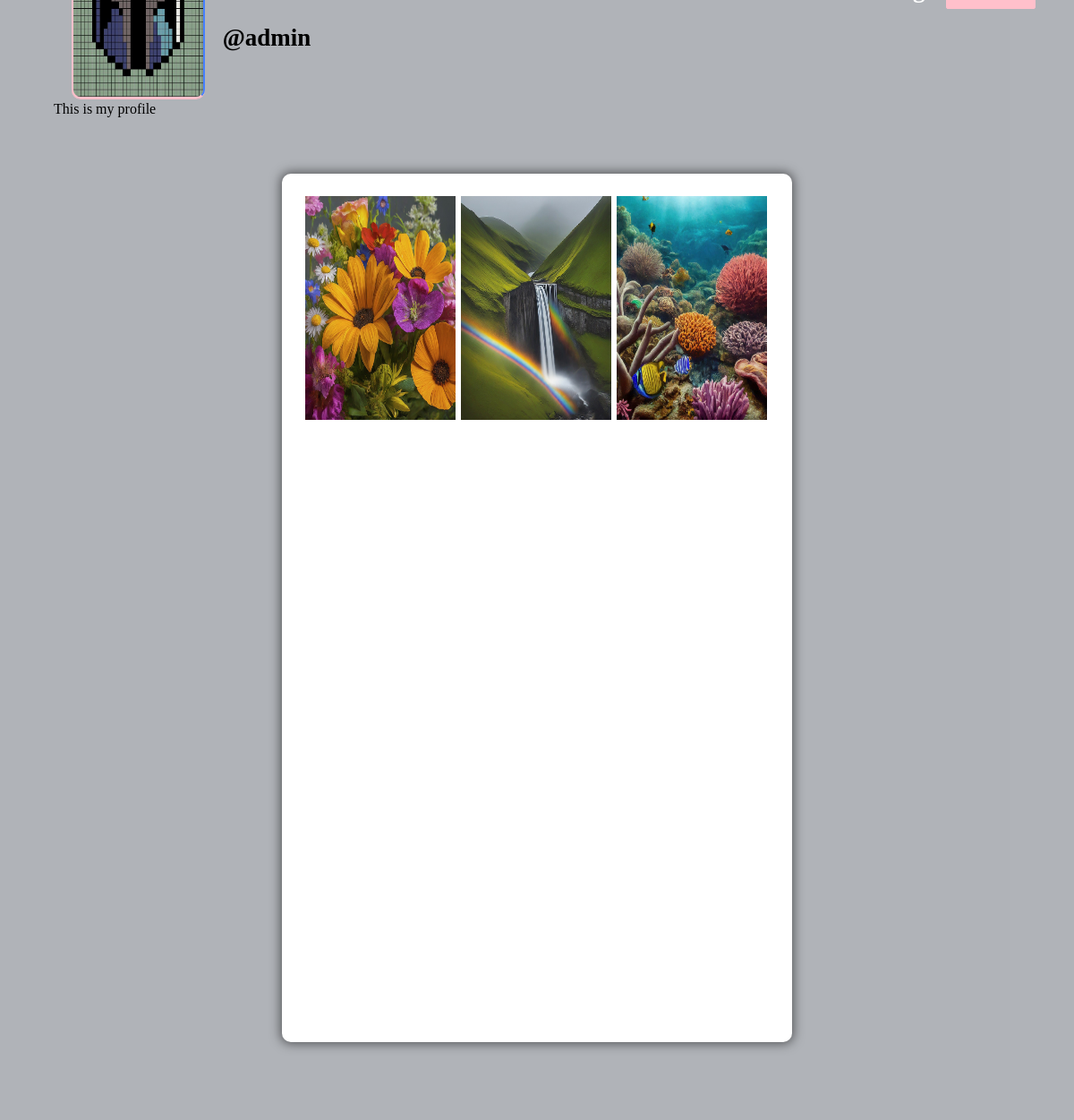
/profile/admin (signed in), run on the app's committed database.
### core/models.py (models this page shows, shortened)
class Profile(models.Model):
    user = models.ForeignKey(User, on_delete=models.CASCADE)
    userid = models.IntegerField()
    bio = models.TextField(max_length=400, blank=True, null=True)
    profile_img = models.ImageField(upload_to='profile_images/files', default='default_profile_img.png')
    location = models.CharField(max_length=100, blank=True, null=True)

class Post(models.Model):
    id = models.UUIDField(primary_key=True, default=uuid.uuid4)
    user =  models.CharField(max_length=100)
    image = models.ImageField(upload_to='post_images', blank=True, null=True)
    caption = models.CharField(max_length=100)
    created_at = models.DateTimeField(default=datetime.now)
    num_of_likes = models.IntegerField(default=0)

### core/views.py (the view)
# urls.py: path('profile/<str:user_name>', views.profile, name="profile"),
@login_required(login_url='signin')
def profile(request, user_name):
   user = User.objects.get(username=user_name)
   profile = Profile.objects.get(user=user)
   posts = Post.objects.filter(user=user_name)
   num_of_posts = len(posts)
   follower = request.user.username
   followed = user_name
   followers = len(Followers.objects.filter(user=user_name))
   followings = len(Followers.objects.filter(follower=user_name))
   if Followers.objects.filter(follower=follower, user=followed).first():
       button_text = 'Unfollow'
   else:
       button_text = 'Follow'
   return render(request, 'profile.html', {'user': user, 'profile': profile, 'posts': posts, "num_of_posts": num_of_posts, 'button_text': button_text, 'followers':followers, 'followings':followings})

### templates/profile.html (shortened to what this page needs)
{% load static %}
<!DOCTYPE html>
<html lang="en">
<head>
    <link rel="stylesheet" href="{% static 'css/main.min.css' %}">
    <link rel="stylesheet" href="{% static 'css/style.css' %}">
    <link rel="stylesheet" href="{% static 'css/color.css' %}">
    <link rel="stylesheet" href="{% static 'css/responsive.css' %}">
</head>
<body>
	<section>
			<div class="feature-photo">
				<figure><img src="{% static 'images/resources/timeline-1.jpg' %}" alt=""></figure>
				<form action="{% url 'follow' %}" method="POST">
					<div class="add-btn">
					{% if request.user == profile.user  %}
					{% else %}
					<a href="" title="" data-ripple=""><button type="submit" style="background-color: #ffc0cb; border: #ffc0cb;">{{ button_text }}</button></a>
					{% endif %}
					</div>
				</form>
				<div class="container-fluid">
					<div class="row merged">
						<div class="col-lg-2 col-sm-3">
							<div class="user-avatar">
								<figure>
									{% if profile.profile_img %}
									<img src="{{ profile.profile_img.url }}" style="height: 250px; width: 100%;" alt="">
									{% else %}
									<img src="https://cdn.business2community.com/wp-content/uploads/2017/08/blank-profile-picture-973460_640.png" style="height: 250px; width: 100%;" alt="">
									{% endif %}
								</figure>
							</div>
						</div>
						<div class="col-lg-10 col-sm-9">
							<div class="timeline-info">
								<ul>
									<li class="admin-name">
									  <h5 style="color: black;white-space: nowrap; width: 110px; font-size: 27px;"><b>@{{ profile.user.username }}</b></h5>
									</li>
								</ul>
							</div>
						</div>
					</div>
				</div>
			</div>
		</section>
		<section>
			<div class="bio">
				{{ profile.bio }}
			</div>
		</section>
	<section>
		<div class="gap gray-bg">
			<div class="container-fluid">
				<div class="row">
					<div class="col-lg-12">
						<div class="row" id="page-contents">
							<div class="col-lg-3">
								<aside class="sidebar static">
								</aside>
							</div>
							<div class="col-lg-6">
								<div class="central-meta">
									<ul class="photos">
										{% for post in posts reversed %}
										<li>
											<a class="strip" href="{{ post.image.url }}" title="" data-strip-group="mygroup" data-strip-group-options="loop: false">
												<img src="{{ post.image.url }}" style="height: 250px; width: 300px;" alt=""></a>
										</li>
										{% endfor %}
									</ul>
								</div>
							</div>
							<div class="col-lg-3">
								<aside class="sidebar static">
								</aside>
							</div>
						</div>
					</div>
				</div>
			</div>
		</div>
	</section>
</body>
</html>

### static/css/color.css (style rules this page uses)
#nprogress .bar, .timeline-info > ul li a::before, .add-btn > a, .activitiez > li::before, form button, .colla-apps > li a:hover, a.underline:before, .setting-row input:checked + label, .user-avatar:hover .edit-phto, .error-meta > a, .color-bg, .add-butn, .nav.nav-tabs.likes-btn > li a.active, a.dislike-btn, .drop > a:hover, .btn-view.btn-load-more:hover, .accordion .card h5 button[aria-expanded="true"], .chat-head, .f-page > figure em, .inbox-panel-head > ul > li > a, .nav-tabs--left .nav-link.active, .nav-tabs--left .nav-link.active:hover, footer .widget-title h4::before, #topcontrol, .sidebar .widget-title::before, .f-title::before, .g-post-classic > figure > i::after, .purify > a, .help-list > a:hover, .open-position::before, .info > a, .category-box:hover, .category-box.selected, a.main-btn, .section-heading::before, .getquot-baner, .more-branches > h4::before, .is-helpful > a, .cart-optionz > li > a:hover, .paginationz > li a:hover, .paginationz > li a.active, .shopping-cart, a.btn2:hover, .form-submit > input[type="submit"], button.submit-checkout, .delete-cart:hover, .proceed .button, .amount-area .update-cart, a.addnewforum, .apply-bttons > a { background: orange; }

### static/css/responsive.css (style rules this page uses)
@media screen and (max-width: 1281px) and (min-width: 1024px) { .photos > li { min-width: 32.2%; width: 32.2%; } }
@media screen and (max-width: 1281px) and (min-width: 1024px) { .timeline-info { line-height: 51px; } }
@media screen and (max-width: 1281px) and (min-width: 1024px) { .timeline-info .admin-name > h5 { font-size: 20px; } }
@media screen and (max-width: 1281px) and (min-width: 1024px) { .user-avatar { width: 80.2% } }

### data on the page
Profile: profile_img (picture), user.username "admin", bio "This is my profile"
Post: image (picture)
Post: image (picture)
Post: image (picture)
